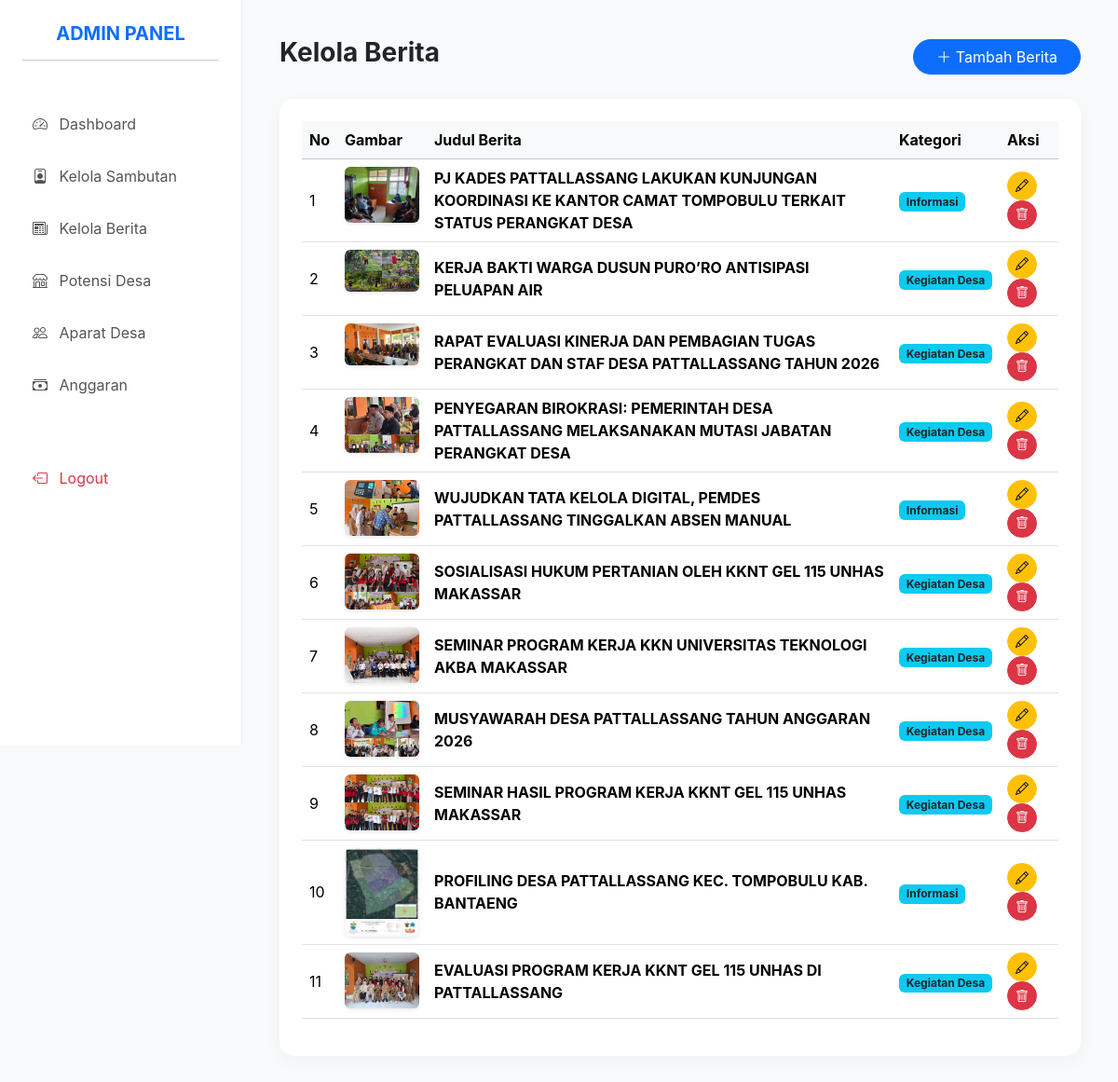
The app's page /admin/kelola_berita.php (signed in) with its own data.
### tables this page shows
CREATE TABLE `tabel_berita` (
  `id` int NOT NULL,
  `judul` varchar(255) NOT NULL,
  `kategori` varchar(100) NOT NULL,
  `isi` text NOT NULL,
  `gambar` varchar(255) NOT NULL,
  `tanggal` datetime NOT NULL
);

### admin/kelola_berita.php (the view)
<?php include('components/header.php'); ?>
<?php include('components/sidebar.php'); ?>
<div class="d-flex justify-content-between align-items-center mb-4">
    <h3 class="fw-bold">Kelola Berita</h3>
    <a href="tambah_berita.php" class="btn btn-primary rounded-pill px-4">
        <i class="bi bi-plus-lg"></i> Tambah Berita
    </a>
</div>
<div class="card stat-card p-4">
    <div class="table-responsive">
        <table class="table table-hover">
            <thead class="table-light">
                <tr>
                    <th>No</th>
                    <th>Gambar</th>
                    <th>Judul Berita</th>
                    <th>Kategori</th>
                    <th>Aksi</th>
                </tr>
            </thead>
            <tbody>
                <?php
                $no = 1;
                $sql = mysqli_query($koneksi, "SELECT * FROM tabel_berita ORDER BY id DESC");
                while($d = mysqli_fetch_array($sql)){
                ?>
                <tr>
                    <td class="align-middle"><?php echo $no++; ?></td>
                    <td><img src="../assets/img/blog/<?php echo $d['gambar']; ?>" width="80" class="rounded shadow-sm"></td>
                    <td class="align-middle fw-bold"><?php echo $d['judul']; ?></td>
                    <td class="align-middle"><span class="badge bg-info text-dark"><?php echo $d['kategori']; ?></span></td>
                    <td class="align-middle">
                        <a href="edit_berita.php?id=<?php echo $d['id']; ?>" class="btn btn-sm btn-warning rounded-pill"><i class="bi bi-pencil"></i></a>
                        <a href="hapus_berita.php?id=<?php echo $d['id']; ?>" class="btn btn-sm btn-danger rounded-pill" onclick="return confirm('Hapus berita ini?')"><i class="bi bi-trash"></i></a>
                    </td>
                </tr>
                <?php } ?>
            </tbody>
        </table>
    </div>
</div>
<?php include('components/footer.php'); ?>

### admin/components/header.php (style rules this page uses)
:root { --primary-color: #00BFFF; }
body { background-color: #f8f9fa; font-family: 'Inter', sans-serif; }
.stat-card { border: none; border-radius: 15px; box-shadow: 0 5px 20px rgba(0,0,0,0.03); }

### records on screen
tabel_berita: gambar (picture), judul "PJ KADES PATTALLASSANG LAKUKAN KUNJUNGAN KOORDINASI KE KANTOR CAMAT TOMPOBULU TERKAIT STATUS PERANGKAT DESA", kategori "Informasi"
tabel_berita: gambar (picture), judul "KERJA BAKTI WARGA DUSUN PURO’RO ANTISIPASI PELUAPAN AIR", kategori "Kegiatan Desa"
tabel_berita: gambar (picture), judul "RAPAT EVALUASI KINERJA DAN PEMBAGIAN TUGAS PERANGKAT DAN STAF DESA PATTALLASSANG TAHUN 2026", kategori "Kegiatan Desa"
tabel_berita: gambar (picture), judul "PENYEGARAN BIROKRASI: PEMERINTAH DESA PATTALLASSANG MELAKSANAKAN MUTASI JABATAN PERANGKAT DESA", kategori "Kegiatan Desa"
tabel_berita: gambar (picture), judul "WUJUDKAN TATA KELOLA DIGITAL, PEMDES PATTALLASSANG TINGGALKAN ABSEN MANUAL", kategori "Informasi"
tabel_berita: gambar (picture), judul "SOSIALISASI HUKUM PERTANIAN OLEH KKNT GEL 115 UNHAS MAKASSAR", kategori "Kegiatan Desa"
tabel_berita: gambar (picture), judul "SEMINAR PROGRAM KERJA KKN UNIVERSITAS TEKNOLOGI AKBA MAKASSAR", kategori "Kegiatan Desa"
tabel_berita: gambar (picture), judul "MUSYAWARAH DESA PATTALLASSANG TAHUN ANGGARAN 2026", kategori "Kegiatan Desa"
tabel_berita: gambar (picture), judul "SEMINAR HASIL PROGRAM KERJA KKNT GEL 115 UNHAS MAKASSAR", kategori "Kegiatan Desa"
tabel_berita: gambar (picture), judul "PROFILING DESA PATTALLASSANG KEC. TOMPOBULU KAB. BANTAENG", kategori "Informasi"
tabel_berita: gambar (picture), judul "EVALUASI PROGRAM KERJA KKNT GEL 115 UNHAS DI PATTALLASSANG", kategori "Kegiatan Desa"
